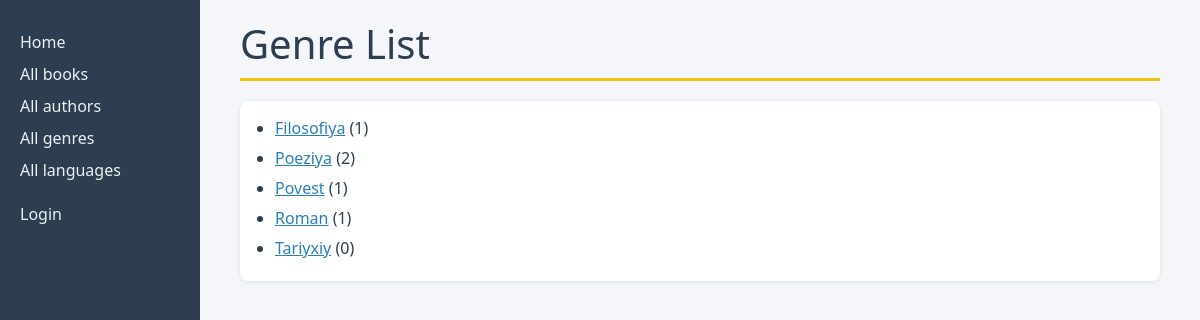
The page /catalog/genres/ on the database its author committed.
### catalog/models.py (models this page shows, shortened)
class Genre(models.Model):
    name = models.CharField(
        max_length=200,
        unique=True,
        help_text="Enter a book genre (e.g. Science Fiction, French Poetry etc.)"
    )
    def get_absolute_url(self):
        return reverse('genre-detail', args=[str(self.id)])
    class Meta:
        ordering = ['name']
        constraints = [
            UniqueConstraint(
                Lower('name'),
                name='genre_name_case_insensitive_unique',
                violation_error_message="Genre already exists (case-insensitive match)"
            ),
        ]

### catalog/views.py (the view)
# urls.py: path('genres/', views.GenreListView.as_view(), name='genres'),
class GenreListView(generic.ListView):
    model = Genre
    paginate_by = 10

### catalog/templates/catalog/genre_list.html (shortened to what this page needs)
<!doctype html>
<html lang="en">
<head>
</head>
<body>
{% extends "base_generic.html" %}
{% block content %}
  <h1>Genre List</h1>
  {% if genre_list %}
    <ul>
      {% for genre in genre_list %}
      <li>
        <a href="{{ genre.get_absolute_url }}">{{ genre.name }}</a>
        ({{ genre.book_set.count }})
      </li>
      {% endfor %}
    </ul>
  {% else %}
    <p>There are no genres in the library.</p>
  {% endif %}
{% endblock %}

### catalog/static/css/styles.css (style rules this page uses)
body { background-color: #f4f6f9; font-family: "Segoe UI", Arial, sans-serif; color: #2c3e50; }
h1 { color: #2c3e50; border-bottom: 3px solid #f1c40f; padding-bottom: 10px; margin-bottom: 20px; }
.col-sm-10 a { color: #2980b9; }
.col-sm-10 ul { background-color: #ffffff; padding: 15px 15px 15px 35px; border-radius: 8px; box-shadow: 0 1px 4px rgba(0, 0, 0, 0.1); }
.col-sm-10 li { margin-bottom: 6px; }

### rows shown on the page
Genre: name "Filosofiya", book_set.count "1"
Genre: name "Poeziya", book_set.count "2"
Genre: name "Povest", book_set.count "1"
Genre: name "Roman", book_set.count "1"
Genre: name "Tariyxiy", book_set.count "0"
